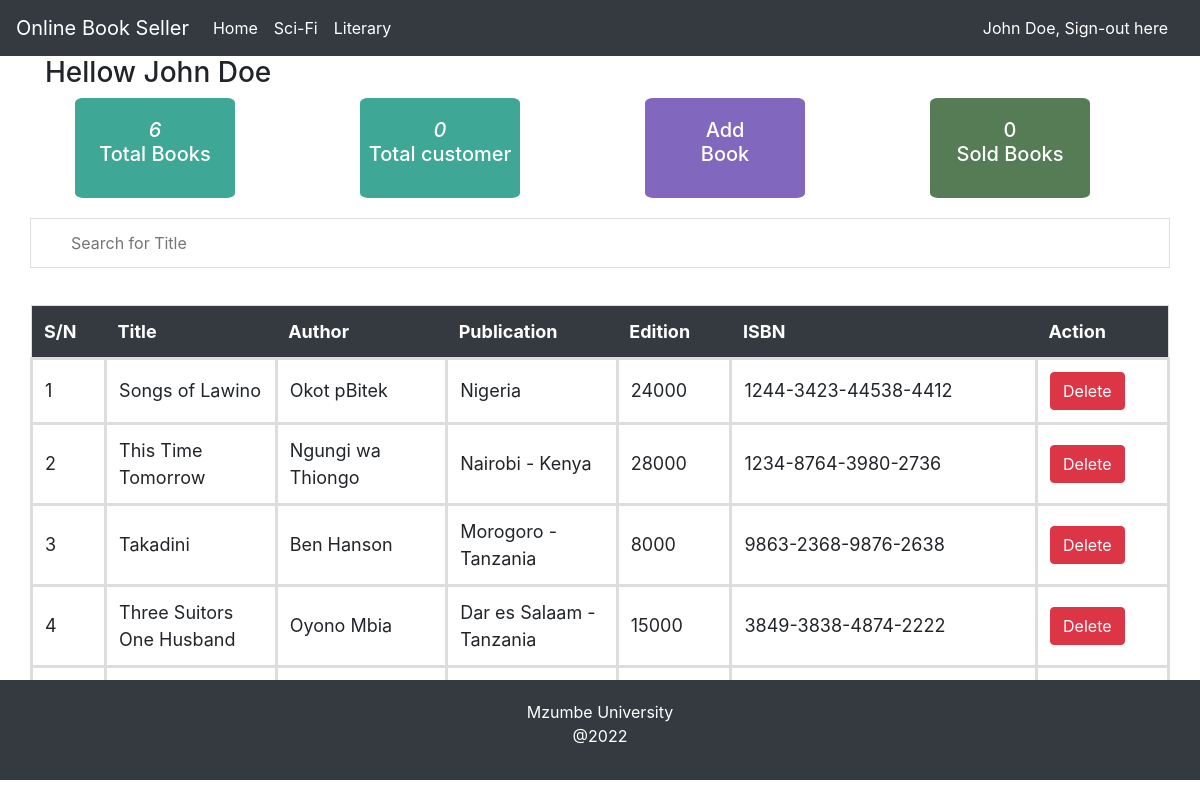
/dashboard.php (signed in), run on the app's committed database.
### tables this page shows
CREATE TABLE `books_products` (
  `id` int(11) NOT NULL,
  `title` varchar(60) NOT NULL,
  `author` varchar(30) NOT NULL,
  `publication` varchar(30) NOT NULL,
  `genre` varchar(20) NOT NULL,
  `price` int(10) NOT NULL,
  `ISBN` varchar(30) NOT NULL,
  `date_added` date NOT NULL,
  `cover` varchar(60) NOT NULL
);

### dashboard.php (the view, shortened to what this page needs)
<?php
$conn = mysqli_connect("localhost","root","","online_book_store");
$total_customer = mysqli_query($conn, "select * from users where role='customer'");
$total_books = mysqli_query($conn,"select * from books_products");
$total_buyed = mysqli_query($conn, "select * from user_cart where status = 'paid'");
?>
<!DOCTYPE html>
<html>
<head>
    <link rel="stylesheet" href="https://cdn.jsdelivr.net/npm/bootstrap@4.6.1/dist/css/bootstrap.min.css">
</head>
<body>
	<nav class="navbar navbar-expand-lg navbar-light bg-dark ">
  <a class="navbar-brand" href="index.php" style="color: #ffffff;">Online Book Seller</a>
  <div class="collapse navbar-collapse" id="navbarSupportedContent">
    <ul class="navbar-nav mr-auto">
      <li class="nav-item active">
        <a class="nav-link" href="" style="color: #ffffff;">Home</a>
      </li>
      <li class="nav-item">
        <a class="nav-link" href="#" style="color: #ffffff;">Sci-Fi</a>
      </li>
      <li class="nav-item">
        <a class="nav-link" href="#" style="color: #ffffff;">Literary</a>
      </li>
      <li class="nav-item">
        <a class="nav-link" href="#" style="color: #ffffff;"></a>
      </li>
    </ul>
    <?php
    if(@$_SESSION['user'] != ''){
      echo '<a class="nav-link" href="phps/logout.php" style="color: #ffffff;">';
      echo $_SESSION['user'];
      echo ', Sign-out here</a>';
    }else{
      echo '<a class="nav-link" href="sign-in.php" style="color: #ffffff;">Hello,Sign-in here</a>';
    }
    ?>
  </div>
</nav>
<div class="container">
  <h3>Hellow <?php echo $_SESSION['user']; ?></h3>
  <div class="row">
    <div class="col-3">
      <a href="#">
        <div class="box-info1" style="background-color: #3FA796;">
        <h5 style="margin-top: 20px;"><i><?php echo  mysqli_num_rows($total_books); ?></i><br />Total Books</h5>
        </div>
      </a>
    </div>
    <div class="col-3">
      <a href="#">
        <div class="box-info1" style="background-color: #3FA796;">
        <h5 style="margin-top: 20px;"><i><?php echo  mysqli_num_rows($total_customer); ?></i><br />Total customer</h5>
        </div>
      </a>
    </div>
    <div class="col-3">
      <a href="add-books.php">
        <div class="box-info1" style="background-color: #8267BE;">
        <h5 style="margin-top: 20px;">Add<br />Book</h5>
        </div>
      </a>
    </div>
    <div class="col-3">
      <a href="sold-books.php">
        <div class="box-info1" style="background-color: #557C55;">
        <h5 style="margin-top: 20px;"><?php echo  mysqli_num_rows($total_buyed); ?><br />Sold Books</h5>
        </div>
      </a>
    </div>
  </div>
  <div class="row">
    <input type="text" id="myInput" onkeyup="myFunction()" placeholder="Search for Title" title="Type title">
    <div class="scroll">
<table id="myTable">
  <tr class="header bg-dark" style="color: #fff;">
    <th>S/N</th>
    <th style="width:15%;">Title</th>
    <th style="width:15%;">Author</th>
    <th style="width: 15%;">Publication</th>
    <th style="width: 10%">Edition</th>
    <th>ISBN</th>
    <th>Action</th>
  </tr>
  <?php
  $NO = 1;
  while ($row = mysqli_fetch_array($total_books)) {
  ?>
  <tr>
    <td><?php echo $NO; ?></td>
    <td><?php echo $row['title']; ?></td>
    <td><?php echo $row['author']; ?></td>
    <td><?php echo $row['publication']; ?></td>
    <td><?php echo $row['price']; ?></td>
    <td><?php echo $row['ISBN']; ?></td>
    <td><a href="delete-book.php?book_id=<?php echo $row['id']; ?>"><button class="btn btn-danger">Delete</button></a></td>
  </tr>
  <?php
  $NO++;
   } ?>
</table>
</div>
  </div>
</div>
	<div class="footer bg-dark">
  		<p>Mzumbe University<br>@2022</p>
	</div>
</body>
</html>

### dashboard.php (style rules this page uses)
table, td { border: 3px solid #ddd; align-items: center; text-align: center; }
table { border-collapse: collapse; width: auto; margin-top: 25px; margin-bottom: 25px; }
td { padding: 16px; }
.footer { left: 0; bottom: 0; height: 100px; width: 100%; background-color: red; color: white; text-align: center; padding-top: 20px; }
.box-info1 { width: 160px; height: 100px; background-color: rgb(0, 132, 255); border-radius: 5%; float: left; margin-left: 30px; margin-right: 33px; margin-bottom: 20px; text-align: center; color: #ffffff; }
#myInput { background-image: url('/css/searchicon.png'); background-position: 10px 10px; background-repeat: no-repeat; width: 100%; font-size: 16px; padding: 12px 20px 12px 40px; border: 1px solid #ddd; margin-bottom: 12px; }
#myTable { border-collapse: collapse; width: 100%; border: 1px solid #ddd; font-size: 18px; }
#myTable th, #myTable td { text-align: left; padding: 12px; }
#myTable tr { border-bottom: 1px solid #ddd; }
#myTable tr.header, #myTable tr:hover { background-color: #f1f1f1; }
.scroll { width: 100%; height: 400px; overflow: auto; }

### data on the page
books_products: title "Songs of Lawino", author "Okot pBitek", publication "Nigeria", price "24000", ISBN "1244-3423-44538-4412"
books_products: title "This Time Tomorrow", author "Ngungi wa Thiongo", publication "Nairobi - Kenya", price "28000", ISBN "1234-8764-3980-2736"
books_products: title "Takadini", author "Ben Hanson", publication "Morogoro - Tanzania", price "8000", ISBN "9863-2368-9876-2638"
books_products: title "Three Suitors One Husband", author "Oyono Mbia", publication "Dar es Salaam - Tanzania", price "15000", ISBN "3849-3838-4874-2222"

### other printed values
$_SESSION['user'] "John Doe"
mysqli_num_rows($total_books) "6"
mysqli_num_rows($total_customer) "0"
mysqli_num_rows($total_buyed) "0"
